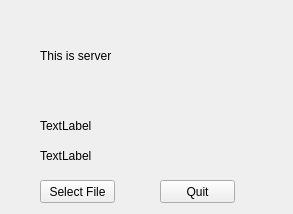
<?xml version="1.0" encoding="UTF-8"?>
<ui version="4.0">
 <class>MainWindow</class>
 <widget class="QMainWindow" name="MainWindow">
  <property name="geometry">
   <rect>
    <x>0</x>
    <y>0</y>
    <width>293</width>
    <height>214</height>
   </rect>
  </property>
  <property name="windowTitle">
   <string>Server</string>
  </property>
  <widget class="QWidget" name="centralWidget">
   <widget class="QLabel" name="label_Messaga">
    <property name="geometry">
     <rect>
      <x>40</x>
      <y>140</y>
      <width>261</width>
      <height>31</height>
     </rect>
    </property>
    <property name="text">
     <string>TextLabel</string>
    </property>
   </widget>
   <widget class="QLabel" name="label_Title">
    <property name="geometry">
     <rect>
      <x>40</x>
      <y>0</y>
      <width>161</width>
      <height>111</height>
     </rect>
    </property>
    <property name="font">
     <font>
      <weight>50</weight>
      <bold>false</bold>
     </font>
    </property>
    <property name="text">
     <string>This is server</string>
    </property>
   </widget>
   <widget class="QPushButton" name="OpenFileButton">
    <property name="geometry">
     <rect>
      <x>40</x>
      <y>180</y>
      <width>75</width>
      <height>23</height>
     </rect>
    </property>
    <property name="text">
     <string>Select File</string>
    </property>
   </widget>
   <widget class="QPushButton" name="QuitButton">
    <property name="geometry">
     <rect>
      <x>160</x>
      <y>180</y>
      <width>75</width>
      <height>23</height>
     </rect>
    </property>
    <property name="text">
     <string>Quit</string>
    </property>
   </widget>
   <widget class="QLabel" name="label_Port">
    <property name="geometry">
     <rect>
      <x>40</x>
      <y>110</y>
      <width>161</width>
      <height>31</height>
     </rect>
    </property>
    <property name="text">
     <string>TextLabel</string>
    </property>
   </widget>
  </widget>
 </widget>
 <layoutdefault spacing="6" margin="11"/>
 <resources/>
 <connections/>
</ui>
